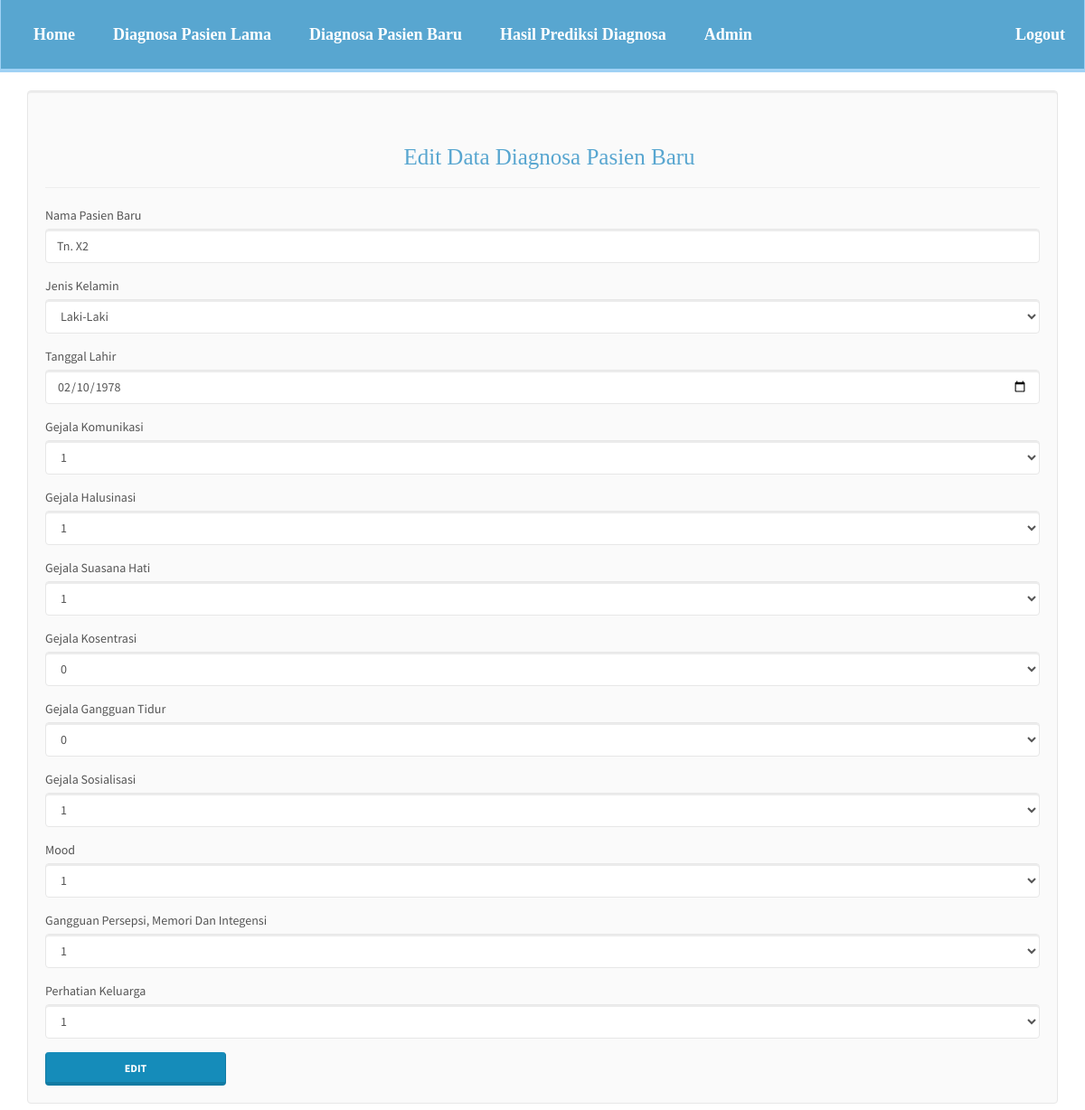
Page /pasien-baru-edit.php?id=20 (signed in) on the committed database.
### tables this page shows
CREATE TABLE IF NOT EXISTS `data_uji` (
  `id_data_uji` int(11) NOT NULL,
  `nama1` varchar(50) NOT NULL,
  `jenis_kelamin` varchar(50) NOT NULL,
  `tanggal_lahir` date NOT NULL,
  `g11` double NOT NULL,
  `g22` double NOT NULL,
  `g33` double NOT NULL,
  `g44` double NOT NULL,
  `g55` double NOT NULL,
  `g66` double NOT NULL,
  `g77` double NOT NULL,
  `g88` double NOT NULL,
  `g99` double NOT NULL,
  `diagnosa` varchar(50) NOT NULL
);

### koneksi/koneksi-data-uji.php (called while the page is built, shortened)
<?php
class DataUji{
	private $conn;
	private $table_name = "data_uji";
	public $id;
	public function __construct($db){
		$this->conn = $db;
	}
	function readAll(){
		$query = "SELECT * FROM ".$this->table_name." ORDER BY nama1 ASC";
		$stmt = $this->conn->prepare( $query );
		$stmt->execute();
		return $stmt;
	}
	function readOne(){
		$query = "SELECT * FROM " . $this->table_name . " WHERE id_data_uji=? LIMIT 0,1";
		$stmt = $this->conn->prepare( $query );
		$stmt->bindParam(1, $this->id);
		$stmt->execute();
		$row = $stmt->fetch(PDO::FETCH_ASSOC);
		$this->id = $row['id_data_uji'];
		$this->aa = $row['nama1'];
		$this->cc = $row['tanggal_lahir'];
	}
}
?>

### pasien-baru-edit.php (the view, shortened to what this page needs)
<?php
include_once 'header.php';
$id = isset($_GET['id']) ? $_GET['id'] : die('ERROR: missing ID.');
include_once 'koneksi/koneksi-data-uji.php';
$eks = new DataUji($db);
$pgn1 = new DataUji($db);
$eks->id = $id;
$eks->readOne();
?>
		<div class="well">
		<div class="row">
		  <div class="col-xs-12 col-sm-12 col-md-12">
		  	<div class="page-header">
			  <center><h5>Edit Data Diagnosa Pasien Baru</h5></center>
			</div>
			    <form method="post">
				<div class="form-group">
				    <label for="aa">Nama Pasien Baru</label>
				    <input type="text" class="form-control" id="aa" name="aa" value="<?php echo $eks->aa; ?>" required>
				</div>
				<div class="form-group">
				    <label for="bb">Jenis Kelamin</label>
				    <select class="form-control" id="bb" name="bb" required>
					<?php
						$stmt3 = $pgn1->readAll();
						$row3 = $stmt3->fetch(PDO::FETCH_ASSOC);
							extract($row3);
							echo "<option value='{$jenis_kelamin}'>{$jenis_kelamin}</option>
						<option value=''>---Silakan Pilih---</option>
				    	<option value='Laki-Laki'>Laki-Laki</option>
				    	<option value='Perempuan'>Perempuan</option>";?>
				    </select>
				</div>
				<div class="form-group">
				    <label for="cc">Tanggal Lahir</label>
				    <input type="date" class="form-control" id="cc" name="cc" value="<?php echo $eks->cc; ?>" required>
				</div>
				<div class="form-group">
				  	<label for="dd">Gejala Komunikasi</label>
				    <select class="form-control" id="dd" name="dd" required>
					<?php
						$stmt3 = $pgn1->readAll();
						$row3 = $stmt3->fetch(PDO::FETCH_ASSOC);
							extract($row3);
							echo "<option value='{$g11}'>{$g11}</option>
						<option value=''>---Silakan Pilih---</option>
				    	<option value='1'>Kesulitan Berkomunikasi</option>
				    	<option value='0'>Tidak Ada Gejala</option>";?>
				    </select>
				</div>
				<div class="form-group">
				  	<label for="ee">Gejala Halusinasi</label>
				    <select class="form-control" id="ee" name="ee" required>
					<?php
						$stmt3 = $pgn1->readAll();
						$row3 = $stmt3->fetch(PDO::FETCH_ASSOC);
							extract($row3);
							echo "<option value='{$g22}'>{$g22}</option>
						<option value=''>---Silakan Pilih---</option>
				    	<option value='1'>Memiliki Gangguan Halusinasi</option>
				    	<option value='0'>Tidak Ada Gejala</option>";?>
				    </select>
				</div>
				<div class="form-group">
				  	<label for="ff">Gejala Suasana Hati</label>
				    <select class="form-control" id="ff" name="ff" required>
					<?php
						$stmt3 = $pgn1->readAll();
						$row3 = $stmt3->fetch(PDO::FETCH_ASSOC);
							extract($row3);
							echo "<option value='{$g33}'>{$g33}</option>
						<option value=''>---Silakan Pilih---</option>
				    	<option value='1'>Memiliki Gangguan Suasana Hati</option>
				    	<option value='0'>Tidak Ada Gejala</option>";?>
				    </select>
				</div>
				<div class="form-group">
				  	<label for="gg">Gejala Kosentrasi</label>
				    <select class="form-control" id="gg" name="gg" required>
					<?php
						$stmt3 = $pgn1->readAll();
						$row3 = $stmt3->fetch(PDO::FETCH_ASSOC);
							extract($row3);
							echo "<option value='{$g44}'>{$g44}</option>
						<option value=''>---Silakan Pilih---</option>
				    	<option value='1'>Memiliki Gangguan Konsentrasi</option>
				    	<option value='0'>Tidak Ada Gejala</option>";?>
				    </select>
				</div>
				<div class="form-group">
				  	<label for="hh">Gejala Gangguan Tidur</label>
				    <select class="form-control" id="hh" name="hh" required>
					<?php
						$stmt3 = $pgn1->readAll();
						$row3 = $stmt3->fetch(PDO::FETCH_ASSOC);
							extract($row3);
							echo "<option value='{$g55}'>{$g55}</option>
						<option value=''>---Silakan Pilih---</option>
				    	<option value='1'>Memiliki Gangguan Tidur</option>
				    	<option value='0'>Tidak Ada Gejala</option>";?>
				    </select>
				</div>
				<div class="form-group">
				  	<label for="ii">Gejala Sosialisasi</label>
				    <select class="form-control" id="ii" name="ii" required>
					<?php
						$stmt3 = $pgn1->readAll();
						$row3 = $stmt3->fetch(PDO::FETCH_ASSOC);
							extract($row3);
							echo "<option value='{$g66}'>{$g66}</option>
						<option value=''>---Silakan Pilih---</option>
				    	<option value='1'>Tidak Dapat Bersosialisasi</option>
				    	<option value='0'>Tidak Ada Gejala</option>";?>
				    </select>
				</div>
				<div class="form-group">
				  	<label for="jj">Mood</label>
				    <select class="form-control" id="jj" name="jj" required>
					<?php
						$stmt3 = $pgn1->readAll();
						$row3 = $stmt3->fetch(PDO::FETCH_ASSOC);
							extract($row3);
							echo "<option value='{$g77}'>{$g77}</option>
						<option value=''>---Silakan Pilih---</option>
				    	<option value='1'>Mood Labil Atau Datar</option>
				    	<option value='0'>Tidak Ada Gejala</option>";?>
				    </select>
				</div>
				<div class="form-group">
				  	<label for="kk">Gangguan Persepsi, Memori Dan Integensi</label>
				    <select class="form-control" id="kk" name="kk" required>
					<?php
						$stmt3 = $pgn1->readAll();
						$row3 = $stmt3->fetch(PDO::FETCH_ASSOC);
							extract($row3);
							echo "<option value='{$g88}'>{$g88}</option>
						<option value=''>---Silakan Pilih---</option>
				    	<option value='1'>Terganggu</option>
				    	<option value='0'>Tidak Ada Gejala</option>";?>
				    </select>
				</div>
				<div class="form-group">
				  	<label for="ll">Perhatian Keluarga</label>
				    <select class="form-control" id="ll" name="ll" required>
					<?php
						$stmt3 = $pgn1->readAll();
						$row3 = $stmt3->fetch(PDO::FETCH_ASSOC);
							extract($row3);
							echo "<option value='{$g99}'>{$g99}</option>
						<option value=''>---Silakan Pilih---</option>
				    	<option value='1'>Tidak Diperhatikan</option>
				    	<option value='0'>Diperhatikan</option>";?>
				    </select>
				</div>
				  <button type="submit" class="btn btn-primary">EDIT</button>
				</form>
		  </div>
		</div>

### pasien-baru-edit.php (style rules this page uses)
h5 { font-family: impact; margin-left: 15px; font-size: 25px; color: #58a6d0; }
button { width: 200px; font-size: 20px; }

### rows in the picture
data_uji: aa "Tn. X2", cc "02/10/1978"
data_uji: bb "Laki-Laki", dd "1", ee "1", ff "1", gg "0", hh "0", ii "1", jj "1", kk "1", ll "1"
